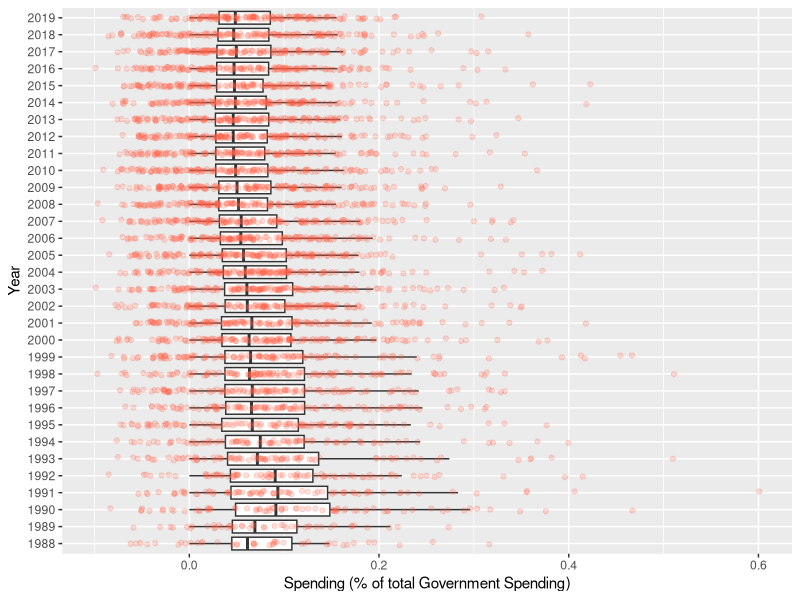
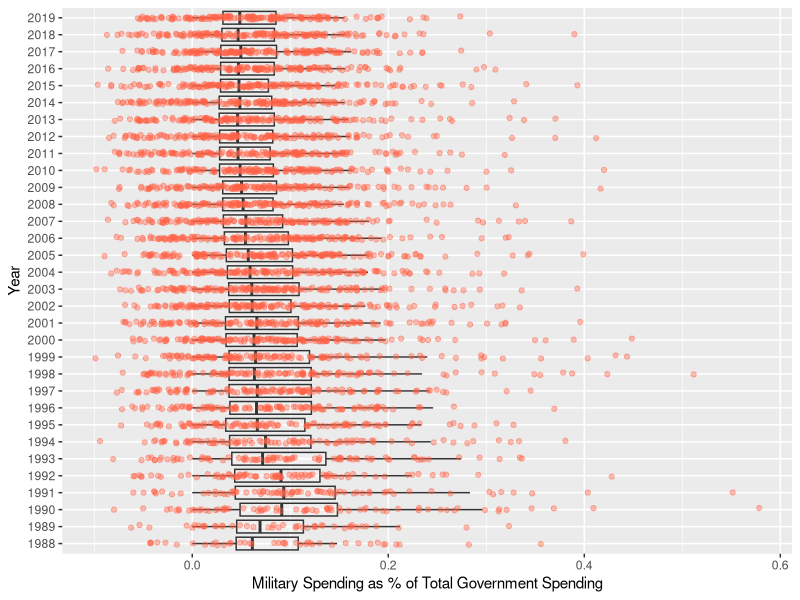

Reproduce these figures in R, in order.
## ---- chunk 1
library(readxl) 
library(tidyverse)

military <- read_xlsx(here::here("4_tidyr-joins", 
                                 "Practice Activity", 
                                 "data", 
                                 "gov_spending_per_capita.xlsx"), 
                      sheet = "Share of Govt. spending", 
                      skip = 6, 
                      n_max = 191)
## This is MY path to the data! Yours will look different! 
## ---- chunk 2
military_clean <- military %>% 
                    mutate(across(`1988`:`2019`,
                                  ~ na_if(.x , y = ". .")
                                  ), 
                           across(`1988`:`2019`,
                                  ~ na_if(.x, y = "xxx")
                                  )
                    )
## ---- chunk 3
military_clean <- military_clean %>% 
  mutate(across(`1988`:`2019`, as.numeric)
  )
## ---- chunk 4
cont_region <- read_xlsx(here::here("4_tidyr-joins", 
                                    "Practice Activity", 
                                 "data", 
                                 "gov_spending_per_capita.xlsx"), 
                      sheet = "Regional totals", 
                      skip = 14) %>% 
  filter(Region != "World total (including Iraq)", 
         Region != "World total (excluding Iraq)")

## ---- chunk 5
military_clean %>% 
  filter(Country %in% cont_region$Region)
## ---- chunk 6
military_clean <- military_clean %>% 
  anti_join(cont_region, by = c("Country" = "Region"))
## ---- chunk 7
military_clean %>% 
  filter(across(`1988`:`2019`, is.na), 
         !is.na(Country)) %>% 
  pull(Country)
## ---- chunk 8
military_clean %>%  
  pivot_longer(`1988`:`2019`,
               names_to = "Year", 
               values_to = "Spending") %>% 
  ggplot(aes(y = Year, x = Spending)) + 
  geom_boxplot(outlier.shape = NA) + 
  geom_jitter(color = "tomato", 
              alpha = 0.2, 
              width = 0.1, 
              height = 0.1) + 
  labs(x = "Spending (% of total Government Spending)")
## ---- chunk 9
long_military <- military_clean %>%  
              pivot_longer(`1988`:`2019`,
                           names_to = "Year",
                           values_to = "Spending")

## ---- chunk 10

long_military %>% 
  ggplot(aes(x = Spending, y = Year)) + 
  geom_boxplot(outlier.shape = NA,, alpha = 0.2) + 
  geom_jitter(alpha = 0.4,
              width = 0.1, 
              height = 0.1, 
              color = "tomato") + 
  labs(x = "Military Spending as % of Total Government Spending")
  
## ---- chunk 11
long_military %>% 
  filter(Year == 1990, 
         Spending > 0.5)
